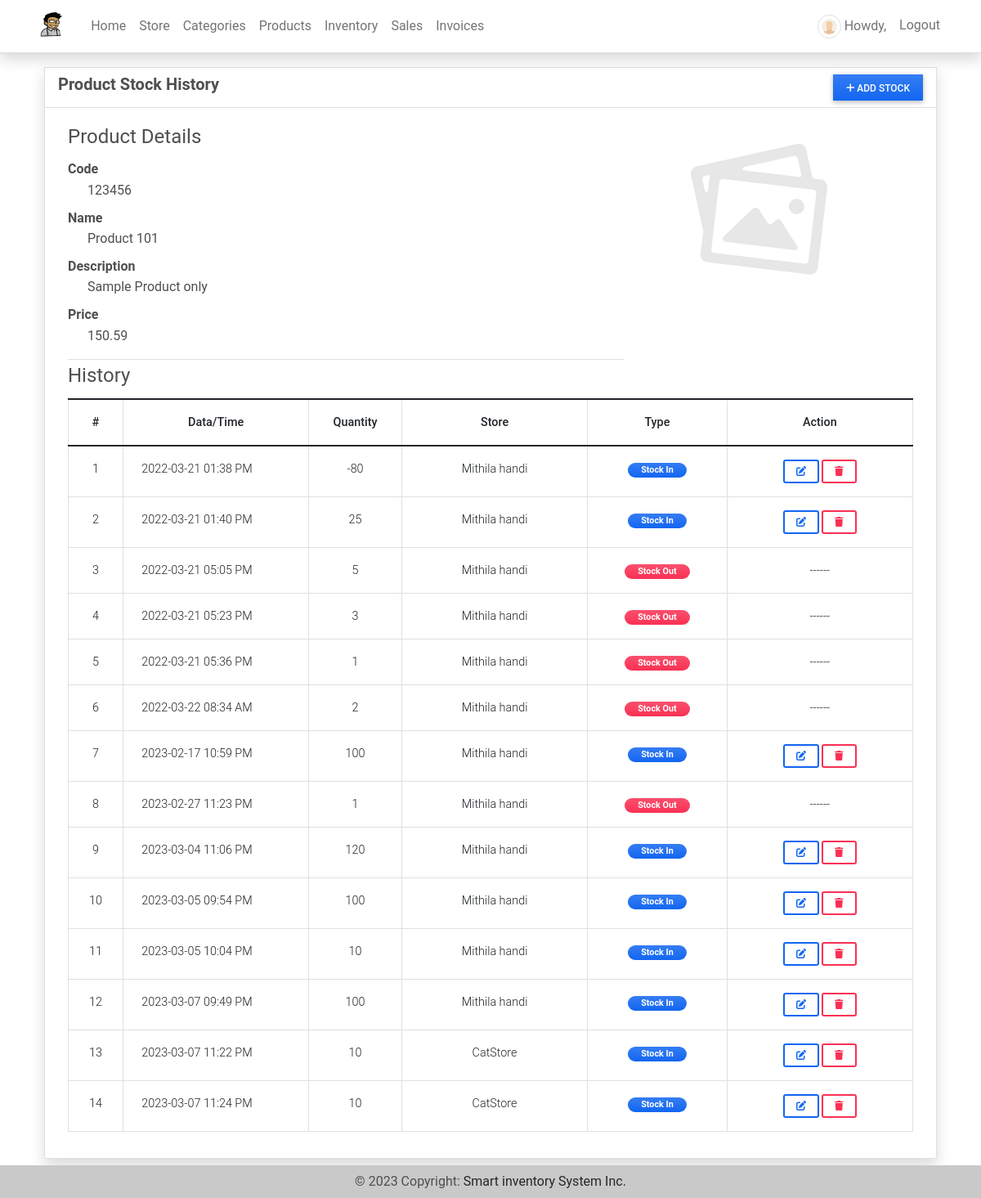
Page /inventory/1 (signed in) on the committed database.
### imsApp/models.py (models this page shows, shortened)
class Product(models.Model):
    code=models.CharField(max_length=100,blank=True, null=True)
    name=models.CharField(max_length=250,blank=True, null=True)
    description = models.TextField()
    price = models.FloatField(default=0)
    status = models.CharField(max_length=2, choices=(('1','Active'),('2','Inactive')), default=1)
    image = models.ImageField(upload_to='uploads/products/',default='default_product_image.png',blank=True, null=True)
    date_created = models.DateTimeField(default=timezone.now)
    date_updated = models.DateTimeField(auto_now=True)
    def __str__(self):
        return self.code + ' - ' + self.name

class Stock(models.Model):
    product = models.ForeignKey(Product, on_delete=models.CASCADE)
    quantity = models.FloatField(default=0)
    store = models.ForeignKey(Store,on_delete=models.CASCADE,default=1)
    type = models.CharField(max_length=2,choices=(('1','Stock-in'),('2','Stock-Out')), default = 1)
    date_created = models.DateTimeField(default=timezone.now)
    date_updated = models.DateTimeField(auto_now=True)

class Store(models.Model):
    name = models.CharField(max_length=250)
    address = models.TextField()
    category = models.ForeignKey(Category, on_delete=models.CASCADE)
    products = models.ManyToManyField(Product, through='StoreProduct')
    date_created = models.DateTimeField(default=timezone.now)
    date_updated = models.DateTimeField(auto_now=True)
    owner = models.OneToOneField(User, default=1,on_delete=models.CASCADE ,blank=True, null=True)
    def __str__(self):
        return self.name

### imsApp/views.py (the view, shortened to what this page needs)
# urls.py: path('inventory/<int:pk>',views.inv_history,name='inventory-history-page'),
@login_required
def inv_history(request, pk= None):
    context['page_title'] = 'Inventory History'
    if pk is None:
        messages.error(request, "Product ID is not recognized")
        return redirect('inventory-page')
    else:
        if request.user.is_superuser:
            product = Product.objects.get(id = pk)
            stocks = Stock.objects.filter(product = product).all()
            context['product'] = product
            context['stocks'] = stocks
        return render(request, 'inventory-history.html', context )

### imsApp/templates/inventory-history.html (shortened to what this page needs)
{% extends 'base.html' %} {% load humanize %} {% block pageContent %}
<div class="container pt-3">
    <div class="card card-default border shadow rounded-0">
        <div class="card-header">
            <div class="w-100 d-flex justify-content-between">
                <h5 class="fw-bolder card-title">Product Stock History</h5>
                {% if not isuser %}
                <button class="btn btn-primary btn-sm rounded-0 bg-gradient px-3" type="button" id="add_stock"><i class="fa fa-plus"></i> Add Stock</button>
                {% endif %}
            </div>
        </div>
        <div class="card-body">
            <div class="container-fluid">
                <div class="row">
                    <div class="col-lg-8 col-md-8">
                        <fieldset class="border-bottom">
                            <legend>Product Details</legend>
                            <dl>
                                <dt class="tex-muted">Code</dt>
                                <dd class="ps-4">{{ product.code }}</dd>
                                <dt class="tex-muted">Name</dt>
                                <dd class="ps-4">{{ product.name }}</dd>
                                <dt class="tex-muted">Description</dt>
                                <dd class="ps-4">{{ product.description }}</dd>
                                <dt class="tex-muted">Price</dt>
                                <dd class="ps-4">{{ product.price|intcomma }}</dd>
                            </dl>
                        </fieldset>
                    </div>
                    <div class="col-lg-4 col-md-4">
                        <img class="img img-fluid img-rounded" src="{{ product.image.url }}" alt="{{ product.name }}">
                    </div>
                </div>
                <fieldset>
                    <legend>History</legend>
                    <table class="table table-bordered" id="stock-tbl">
                        <colgroup>
                            {% if not isuser %}
                            <col width="5%">
                            <col width="20%">
                            <col width="10%">
                            <col width="20%">
                            <col width="15%">
                            <col width="20%">
                            {% else %}
                            <col width="10%">
                            <col width="30%">
                            <col width="15%">
                            <col width="20%">
                            <col width="25%">
                            {% endif %}
                        </colgroup>
                        <thead>
                            <th class="text-center">#</th>
                            <th class="text-center">Data/Time</th>
                            <th class="text-center">Quantity</th>
                            <th class="text-center">Store</th>
                            <th class="text-center">Type</th>
                            {% if not isuser %}
                                <th class="text-center">Action</th>
                            {% endif %}
                        </thead>
                        <tbody>
                            {% for stock in stocks %}
                            <tr>
                                <td class="text-center">{{ forloop.counter }}</td>
                                <td class="">{{ stock.date_created|date:"Y-m-d h:i A" }}</td>
                                <td class="text-center">{{ stock.quantity|floatformat:0|intcomma }}</td>
                                <td class="text-center">{{ stock.store }}</td>
                                <td class="text-center">
                                    {% if stock.type == '1' %}
                                    <span class="badge px-3 rounded-pill bg-primary bg-gradient">Stock In</span> {% else %}
                                    <span class="badge px-3 rounded-pill bg-danger bg-gradient">Stock Out</span> {% endif %}
                                </td>
                                {% if not isuser %}
                                <td class="text-center">
                                    {% if stock.type == '1' %}
                                    <a class="btn btn-outline-primary btn-sm edit-data" href="javascript:void(0)" data-id="{{ stock.pk }}" title="Edit">
                                        <i class="fa fa-edit"></i>
                                    </a>
                                    <button class="btn btn-outline-danger btn-sm delete-data" type="button" data-id="{{ stock.pk }}" title="Delete">
                                        <i class="fa fa-trash"></i>
                                    </button>
                                    {% else %}
                                    ------
                                    {% endif %}
                                </td>
                                {% endif %}
                            </tr>
                            {% endfor %}
                        </tbody>
                    </table>
                </fieldset>
            </div>
        </div>
    </div>
</div>
{% endblock pageContent %}

### imsApp/templates/base.html (shortened to what this page needs)
{% load static %}
<!DOCTYPE html>
<html lang="en">
<head>
    <link rel="stylesheet" href="{% static 'assets/font-awesome/css/all.min.css' %}">
    <link rel="stylesheet" href="{% static 'assets/bootstrap/css/bootstrap.min.css' %}">
    <link rel="stylesheet" href="{% static 'assets/select2/dist/css/select2.min.css' %}">
    <link rel="stylesheet" href="{% static 'assets/mdb-blogtemplate/css/mdb.min.css' %}" />
    <link rel="stylesheet" href="{% static 'assets/DataTables/datatables.min.css' %}" />
    <link rel="stylesheet" href="{% static 'assets/default/css/style.css' %}">
    <link rel="stylesheet" href="https://cdnjs.cloudflare.com/ajax/libs/viewerjs/1.11.2/viewer.css" />
</head>
<body class="">
    {% block TopNavigation %} {% include "TopNavigation.html" %} {% endblock TopNavigation %}
    <main>
        <div class="container mb-5">
             {% block pageContent %} {% endblock pageContent %}
        </div>
    </main>
    <footer class="bg-light mt-2 text-lg-start">
        <div class="text-center p-3" style="background-color: rgba(0, 0, 0, 0.2);">
            © {% now 'Y' %} Copyright:
            <a class="text-dark" href="." target="_blank">Smart inventory System Inc.</a>
        </div>
    </footer>
</body>
</html>

### imsApp/templates/topNavigation.html (shortened to what this page needs)
{% load static %}
<header>
    <nav class="navbar navbar-expand-lg navbar-light bg-white fixed-top shadow border-bottom">
        <div class="container">
            <a class="navbar-brand" target="_blank" href="{% url 'home-page' %}">
                <img src="{{ MEDIA_URL }}/default/smartInv.jpg" height="16" alt="{{ MEDIA_URL }}" loading="lazy" style="margin-top: -3px;" />
            </a>
            <div class="collapse navbar-collapse" id="navbarExample01">
                <ul class="navbar-nav me-auto mb-2 mb-lg-0" id="topNav">
                    {% if user.id and user.is_superuser %}
                    <li class="nav-item">
                        <a class="nav-link" aria-current="page" href="{% url 'home-page' %}">Home</a>
                    </li>
                    <li class="nav-item">
                        <a class="nav-link" aria-current="page" href="{% url 'store-page' %}">Store</a>
                    </li>
                    <li class="nav-item">
                        <a class="nav-link" aria-current="page" href="{% url 'category-page' %}">Categories</a>
                    </li>
                    <li class="nav-item">
                        <a class="nav-link" aria-current="page" href="{% url 'product-page' %}">Products</a>
                    </li>
                    <li class="nav-item">
                        <a class="nav-link" aria-current="page" href="{% url 'inventory-page' %}">Inventory</a>
                    </li>
                    <li class="nav-item">
                        <a class="nav-link" aria-current="page" href="{% url 'sales-page' %}">Sales</a>
                    </li>
                    <li class="nav-item">
                        <a class="nav-link" aria-current="page" href="{% url 'invoice-page' %}">Invoices</a>
                    </li>
                    {% elif unassigned %}
                    <li class="home">
                        <a class="nav-link" aria-current="page" href="{% url 'home-page' %}">Home</a>
                    </li>
                    {% endif %}
                </ul>
                <ul class="navbar-nav d-flex flex-row">
                    {% if user.id %} {% if user.profile.user_type == 1 %} {% endif %}
                    <li class="nav-item me-3 me-lg-0">
                        <a class="nav-link" href="{% url 'profile' %}">
                            <span class="me-1"><img src="{{ MEDIA_URL }}/default/default-avatar.png" alt="User Avatar" id="user-avatar" class="img-thumbnail rounded-circle"></span>Howdy, {{ user.first_name }} {{user.last_name}}
                        </a>
                    </li>
                    <li class="nav-item me-3 me-lg-0">
                        <a class="nav-link" href="{% url 'logout' %}">Logout</a>
                    </li>
                    {% endif %}
                </ul>
            </div>
        </div>
    </nav>
</header>

### static/assets/default/css/style.css (style rules this page uses)
html, body { height: 100%; width: 100%; max-height: 100%; overflow: auto; display: flex; flex-direction: column; }
body>header { flex-shrink: auto; }
body>main { flex-shrink: auto; flex-grow: auto; overflow: auto; }
body>footer { flex-shrink: auto; position: absolute; bottom: 0; left: 0; width: calc(100%); }
#user-avatar { width: 1.8rem; height: 1.8rem; object-fit: scale-down; object-position: center center; }
.navbar-brand>img { height: 2em; }

### imsApp/templates/base.html (style rules this page uses)
footer { position: relative; bottom: 0; width: 100%; height: 40px; line-height: 0.5; }

### rows in the picture
Product: code "123456", name "Product 101", description "Sample Product only", price "150.59", image (placeholder picture)
Stock: date_created "2022-03-21 01:38 PM", quantity "-80", store "Mithila handi", type "Stock In"
Stock: date_created "2022-03-21 01:40 PM", quantity "25", store "Mithila handi", type "Stock In"
Stock: date_created "2022-03-21 05:05 PM", quantity "5", store "Mithila handi", type "Stock Out"
Stock: date_created "2022-03-21 05:23 PM", quantity "3", store "Mithila handi", type "Stock Out"
Stock: date_created "2022-03-21 05:36 PM", quantity "1", store "Mithila handi", type "Stock Out"
Stock: date_created "2022-03-22 08:34 AM", quantity "2", store "Mithila handi", type "Stock Out"
Stock: date_created "2023-02-17 10:59 PM", quantity "100", store "Mithila handi", type "Stock In"
Stock: date_created "2023-02-27 11:23 PM", quantity "1", store "Mithila handi", type "Stock Out"
Stock: date_created "2023-03-04 11:06 PM", quantity "120", store "Mithila handi", type "Stock In"
Stock: date_created "2023-03-05 09:54 PM", quantity "100", store "Mithila handi", type "Stock In"
Stock: date_created "2023-03-05 10:04 PM", quantity "10", store "Mithila handi", type "Stock In"
Stock: date_created "2023-03-07 09:49 PM", quantity "100", store "Mithila handi", type "Stock In"
Stock: date_created "2023-03-07 11:22 PM", quantity "10", store "CatStore", type "Stock In"
Stock: date_created "2023-03-07 11:24 PM", quantity "10", store "CatStore", type "Stock In"
